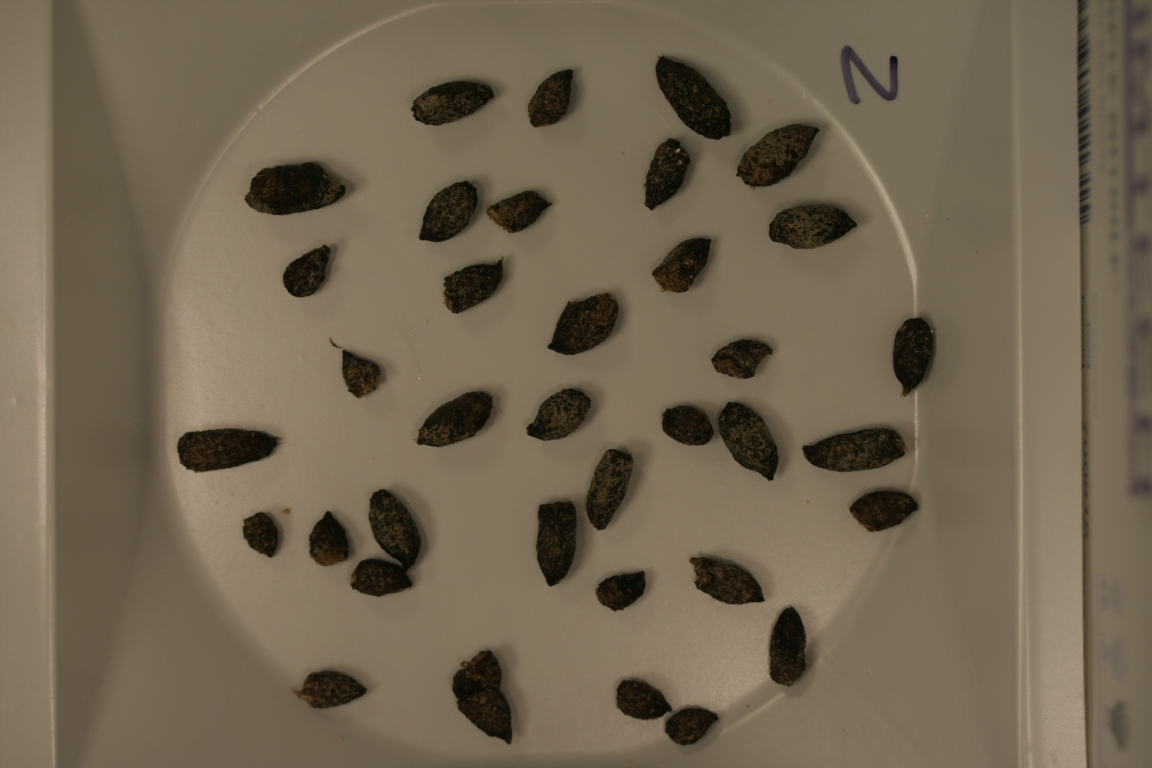
%> input picture Examples/Pellet/TestImages/_MG_0345.JPG, 3456 x 2304 px (shown at 1/3 size)
$ octave --eval "result = adaptNormaliseScaled(rgb2gray(imread('../Examples/Pellet/TestImages/_MG_0345.JPG')));"   (GNU Octave 9; MATLAB toolbox functions it lacks are replaced by stand-ins)
%> lines starting %> are read from the running program, lines starting %| are printed output that depends on the picture; in (x1, y1, x2, y2) boxes, pixels count from 0 and x2, y2 are one past the last pixel; in counts of white or black regions, pixels touching at a corner belong together; the program's own positions count from 1
### Filters/resize3.m
function imout = resize3(im,newsize,method)

if nargin<3 || isempty(method)
    method = 'nearest';
end

% resize a 3D image, using the method specified (nearest neighbour to begin
% with)

% make a grid of the output size, scale the positions up and interpolate.

sizin = size(im);

if isempty(im)
    imout = [];
    return
end

if numel(sizin)==2
    sizin = [sizin, 1];
end

if numel(newsize)==1
    newsize = [1,1,1]*newsize;
end
newsize(newsize<=1) = sizin(newsize<=1).*newsize(newsize<=1);

if numel(newsize)<3
    newsize = [newsize,1];
end

newsize = ceil(newsize);

% [x,y,z] = makegrid2(newsize);
x = 1:newsize(1);
y = 1:newsize(2);
z = 1:newsize(3);

% as long as we're not rotating, x y and z are independent

inx = (x-0.5)/newsize(1)*sizin(1) + 0.5;
iny = (y-0.5)/newsize(2)*sizin(2) + 0.5;
inz = (z-0.5)/newsize(3)*sizin(3) + 0.5;
% contains the coordinates of the new pixels in the old image
% these full arrays will be useful if we can avoid loops

switch lower(method)
    case 'nearest'
        inx(inx<0.5) = 1;
        inx(inx>sizin(1)) = sizin(1);

        iny(iny<0.5) = 1;
        iny(iny>sizin(2)) = sizin(2);

        inz(inz<0.5) = 1;
        inz(inz>sizin(3)) = sizin(3);

        imout = im(round(inx),round(iny),round(inz));

    case {'super','supersample','aa','antialias'}

        % only appropriate for downsizing images, or will approximate
        % nearest neighbour otherwise
        % might have to do this backwards, involving loops
%         error('Not completed yet!')

        % implement the code for 2x2x2, then generalise
        units = sizin./newsize;

        % cubic arrangement of subsampling, can rotate if we want.
        inxu = inx + 0.25*units(1);
        inxl = inx - 0.25*units(1);

        inyu = iny + 0.25*units(2);
        inyl = iny - 0.25*units(2);

        inzu = inz + 0.25*units(3);
        inzl = inz - 0.25*units(3);

        % if we're downsizing, these checks shouldn't be necessary
        inxu(inxu<0.5) = 1;
        inxu(inxu>sizin(1)) = sizin(1);

        inyu(inyu<0.5) = 1;
        inyu(inyu>sizin(2)) = sizin(2);

        inzu(inzu<0.5) = 1;
        inzu(inzu>sizin(3)) = sizin(3);

        inxl(inxl<0.5) = 1;
        inxl(inxl>sizin(1)) = sizin(1);

        inyl(inyl<0.5) = 1;
        inyl(inyl>sizin(2)) = sizin(2);

        inzl(inzl<0.5) = 1;
        inzl(inzl>sizin(3)) = sizin(3);

        inxl = round(inxl);
        inxu = round(inxu);
        inyl = round(inyl);
        inyu = round(inyu);
        inzl = round(inzl);
        inzu = round(inzu);

        imout = 0.125*(im(inxl,inyl,inzl) + ...
            im(inxl,inyl,inzu) + ...
            im(inxl,inyu,inzl) + ...
            im(inxl,inyu,inzu) + ...
            im(inxu,inyl,inzl) + ...
            im(inxu,inyl,inzu) + ...
            im(inxu,inyu,inzl) + ...
            im(inxu,inyu,inzu));
    case {'linear','trilinear'}
        % This would be better with a box filtering operation for the case
        % of downsizing.

        lowerx = floor(inx);
        upperx = ceil(inx);
        fracx = mod(inx,1);
        lowerx(lowerx<1) = 1;
        upperx(upperx>sizin(1)) = sizin(1);

        lowery = floor(iny);
        uppery = ceil(iny);
        fracy = mod(iny,1);
        lowery(lowery<1) = 1;
        uppery(uppery>sizin(2)) = sizin(2);

        lowerz = floor(inz);
        upperz = ceil(inz); %would lowerz+1 be quicker?
        fracz = mod(inz,1);
        lowerz(lowerz<1) = 1;
        upperz(upperz>sizin(3)) = sizin(3);

        [fx,fy,fz] = ndgrid(fracx,fracy,fracz);

        imout = im(lowerx,lowery,lowerz).*(1-fx).*(1-fy).*(1-fz) + ...
			im(upperx,lowery,lowerz).*(fx).*(1-fy).*(1-fz) + ...
			im(lowerx,uppery,lowerz).*(1-fx).*(fy).*(1-fz) + ...
			im(upperx,uppery,lowerz).*(fx).*(fy).*(1-fz) + ...
			im(lowerx,lowery,upperz).*(1-fx).*(1-fy).*(fz) + ...
			im(upperx,lowery,upperz).*(fx).*(1-fy).*(fz) + ...
			im(lowerx,uppery,upperz).*(1-fx).*(fy).*(fz) + ...
			im(upperx,uppery,upperz).*(fx).*(fy).*(fz);
    otherwise
        % This would be better with a box filtering operation for the case
        % of downsizing.
        boxsiz = sizin./newsize;
        % need to generate the kernel based on fractions of a pixel

        % will be slightly quicker to permute the image rather than
        % filtering in the second and third dimensions, like in gnfilt
        % or maybe do a gnfilt operation instead?
        if boxsiz(1)>1
            ss = odd(boxsiz(1),'down');
            endvals = (boxsiz(1)-ss)/2;
            kk = [endvals;ones(ss,1);endvals];
            im = imfilter(im,kk/sum(kk(:)),'same','replicate');
        end
        if boxsiz(2)>1
            ss = odd(boxsiz(2),'down');
            endvals = (boxsiz(2)-ss)/2;
            kk = [endvals;ones(ss,1);endvals]';
            im = imfilter(im,kk/sum(kk(:)),'same','replicate');
        end
        if boxsiz(3)>1
            ss = odd(boxsiz(3),'down');
            endvals = (boxsiz(3)-ss)/2;
            kk = permute([endvals;ones(ss,1);endvals],[3,2,1]);
            im = imfilter(im,kk/sum(kk(:)),'same','replicate');
        end


        lowerx = floor(inx);
        upperx = ceil(inx);
        fracx = mod(inx,1);
        lowerx(lowerx<1) = 1;
        upperx(upperx>sizin(1)) = sizin(1);

        lowery = floor(iny);
        uppery = ceil(iny);
        fracy = mod(iny,1);
        lowery(lowery<1) = 1;
        uppery(uppery>sizin(2)) = sizin(2);

        lowerz = floor(inz);
        upperz = ceil(inz); %would lowerz+1 be quicker?
        fracz = mod(inz,1);
        lowerz(lowerz<1) = 1;
        upperz(upperz>sizin(3)) = sizin(3);

        [fx,fy,fz] = ndgrid(fracx,fracy,fracz);

        imout = im(lowerx,lowery,lowerz).*(1-fx).*(1-fy).*(1-fz) + ...
			im(upperx,lowery,lowerz).*(fx).*(1-fy).*(1-fz) + ...
			im(lowerx,uppery,lowerz).*(1-fx).*(fy).*(1-fz) + ...
			im(upperx,uppery,lowerz).*(fx).*(fy).*(1-fz) + ...
			im(lowerx,lowery,upperz).*(1-fx).*(1-fy).*(fz) + ...
			im(upperx,lowery,upperz).*(fx).*(1-fy).*(fz) + ...
			im(lowerx,uppery,upperz).*(1-fx).*(fy).*(fz) + ...
			im(upperx,uppery,upperz).*(fx).*(fy).*(fz);

end

### Filters/diskElement.m
function d = diskElement(r,bin,siz)

% keep the inputs the same, but don't yet have a use for the bin input -
% perhaps average during resampling if this is not 1?
%
% otherwise, just get the distances measured from the centre.

if nargin<2 || isempty(bin)
    bin = 1;
end

if bin~=1
    error('not implemented yet..')
end

if isscalar(r)
    r = [1,1]*r;
end

if nargin<3 || isempty(siz)
    siz = 2*floor(r)+1;
end

if isscalar(siz)
    siz = [1,1]*siz;
end

midp = (siz+1)/2;

[x,y] = ndgrid(1:siz);

dmat = (((x-midp(1))/r(1)).^2 + ((y-midp(2))/r(2)).^2);

d = dmat<=1;

### Filters/adaptNormaliseScaled.m
function nim = adaptNormaliseScaled(im,nhsiz,minrange,scfact)

% currently only for use with 2D images..
% this provides such a massive speed-up it might be worth implementing in
% 3D!

imstd = nanstd(im(:));
%> imstd = 14.61

% for use on large images or with large neighbourhoods, where we can resize
% before the morphological operations.

if nargin<4 || isempty(scfact)
    scfact = 4;
end

if isscalar(scfact)
    scfact = [1,1]*scfact;
end

if nargin<3 || isempty(minrange)
    minrange = 0.1*imstd;
%> minrange = 1.46
end

if nargin<2 || isempty(nhsiz)
    nhsiz = 40;
end
if isscalar(nhsiz)
    nhsiz = [1,1]*nhsiz;
end

nhood = diskElement(nhsiz./scfact,1,ceil(2*max(nhsiz./scfact)-1));

% normalize the image by eroding and dilating to find the maximum and
% minimum values in the neighbourhood, limited by a minimum range as
% specified by the user, either absolutely or as a fraction of the image
% standard deviation.

if minrange<1 && imstd>1
    % most likely we've specified the minrange as a fraction of the image
    % std
    minrange = minrange*imstd;
end

% need to scale the image down taking the minimum and maximum as we go
imsiz = size(im);
temp = reshape(im,[scfact(1),imsiz(1)/scfact(1),scfact(2),imsiz(2)/scfact(2)]);
temp = permute(temp,[2,4,1,3]);
temp = reshape(temp,[imsiz(1)/scfact(1),imsiz(2)/scfact(2),scfact(1)*scfact(2)]);

minsc = min(temp,[],3);
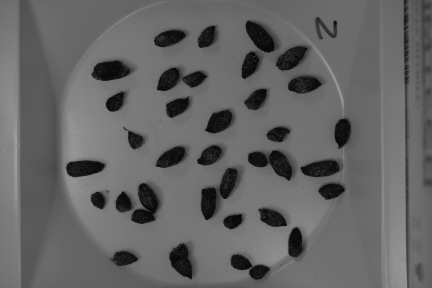
%> minsc: size 576x864 uint8 (shown at 1/2 size); min 3, max 164, mean 100.2
maxsc = max(temp,[],3);

minim = imerode(minsc,nhood);
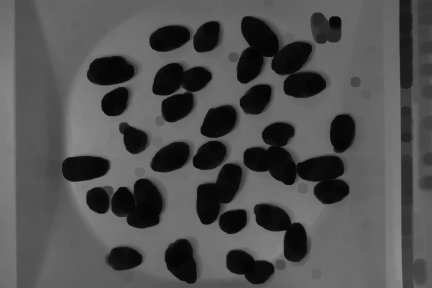
%> minim: size 576x864 uint8 (shown at 1/2 size); min 3, max 141, mean 80.6
maxim = imdilate(maxsc,nhood);
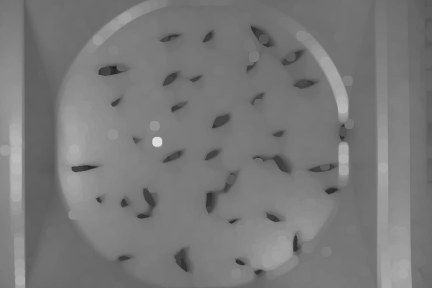
%> maxim: size 576x864 uint8 (shown at 1/2 size); min 31, max 221, mean 120.6

numim = im - resize3(minim,imsiz,'nearest');
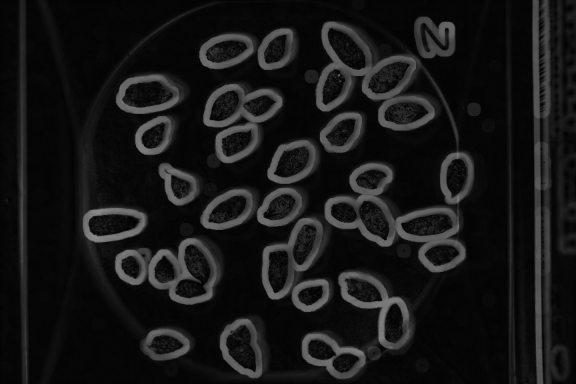
%> numim: size 2304x3456 uint8 (shown at 1/6 size); min 0, max 160, mean 22.2
denomim = max(minrange,maxim-minim);
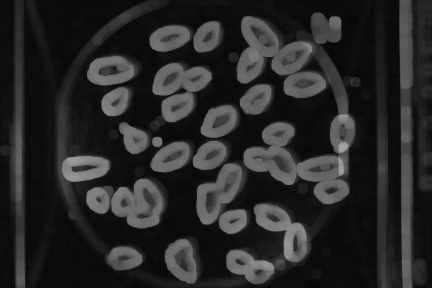
%> denomim: size 576x864 uint8 (shown at 1/2 size); min 7, max 168, mean 39.9

nim = numim./resize3(denomim,imsiz,'nearest');
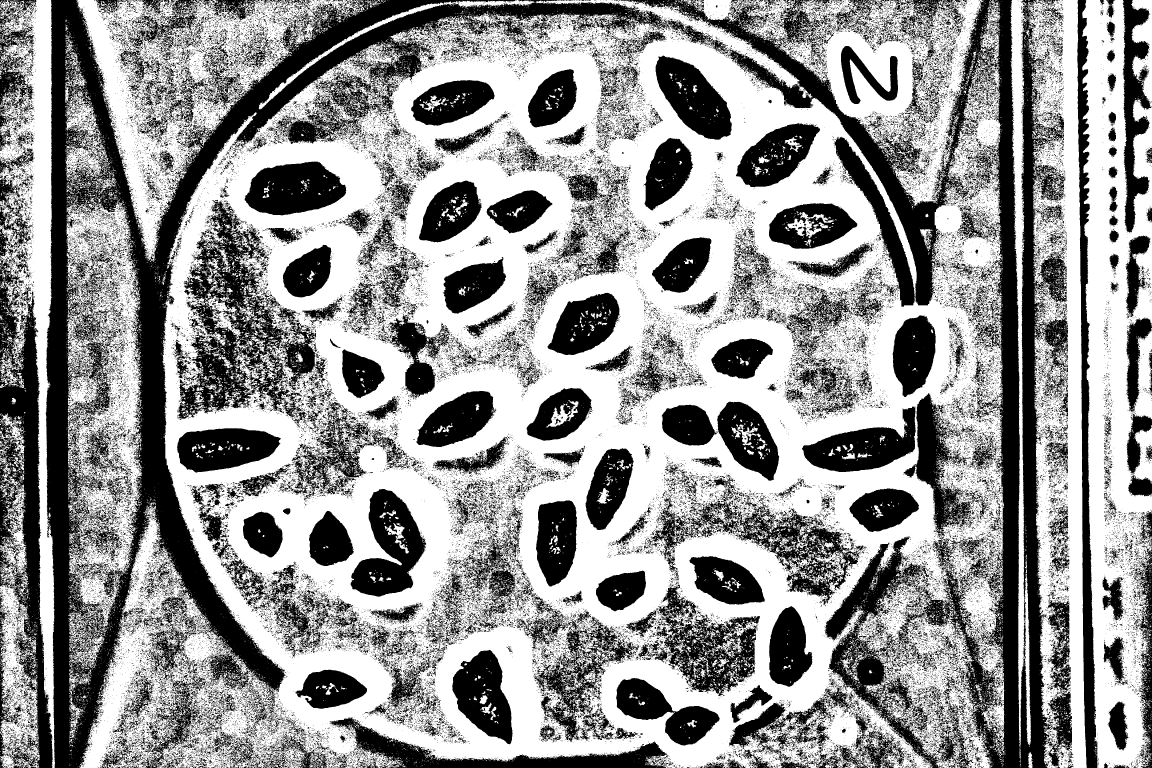
%> nim: size 2304x3456 uint8 (shown at 1/3 size); values 0 (black) and 1 (white), 58.7% white; 69350 black regions (64710 under 20 px), largest, box (x1, y1, x2, y2) and area: (137, 0, 2187, 2304) 560621, (1862, 0, 3216, 2304) 491945, (532, 599, 978, 1256) 98700

$ run again, on Examples/Pellet/TestImages/_MG_0347.JPG
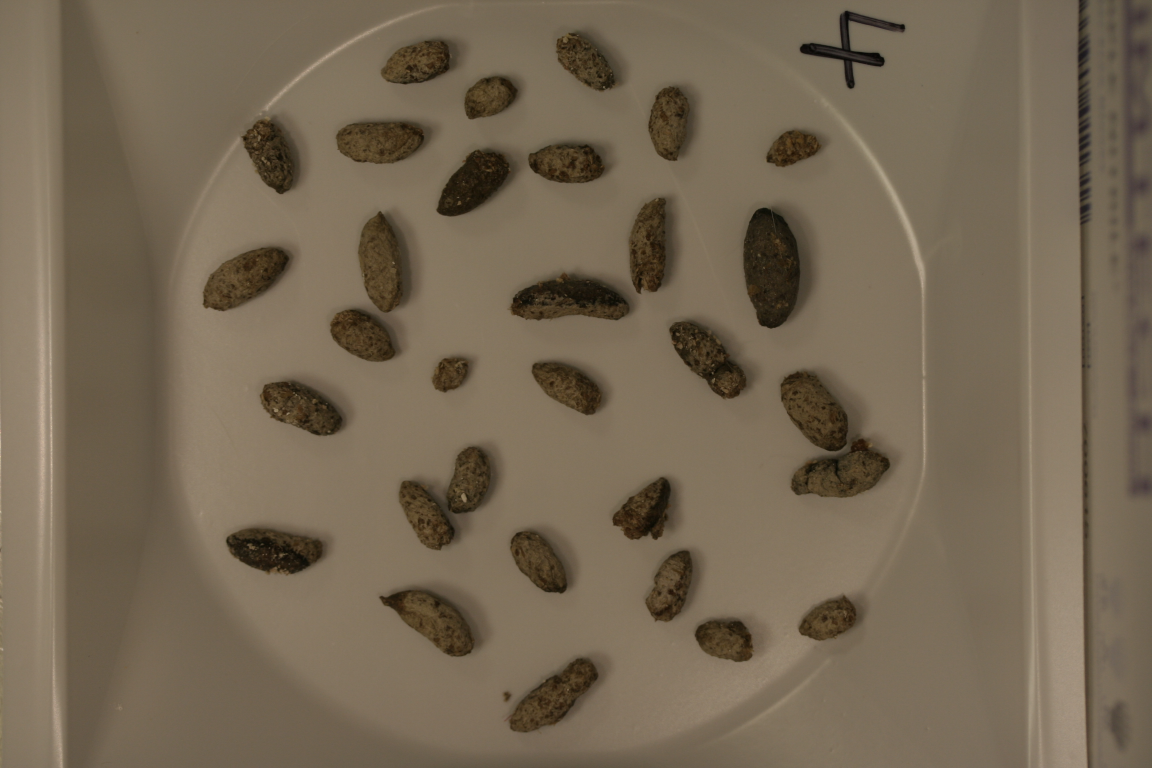
%> input picture Examples/Pellet/TestImages/_MG_0347.JPG, 3456 x 2304 px (shown at 1/3 size)
%> imstd = 11.82
%> minrange = 1.18
%> in adaptNormaliseScaled, `denomim = max(minrange,maxim-minim);`:
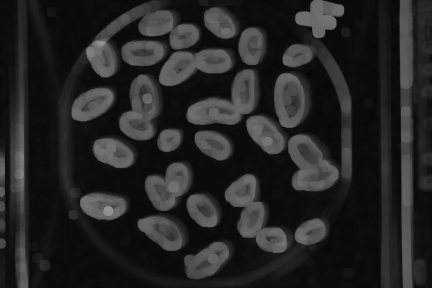
%> denomim: size 576x864 uint8 (shown at 1/2 size); min 7, max 149, mean 36.7
%> in adaptNormaliseScaled, `nim = numim./resize3(denomim,imsiz,'nearest');`:
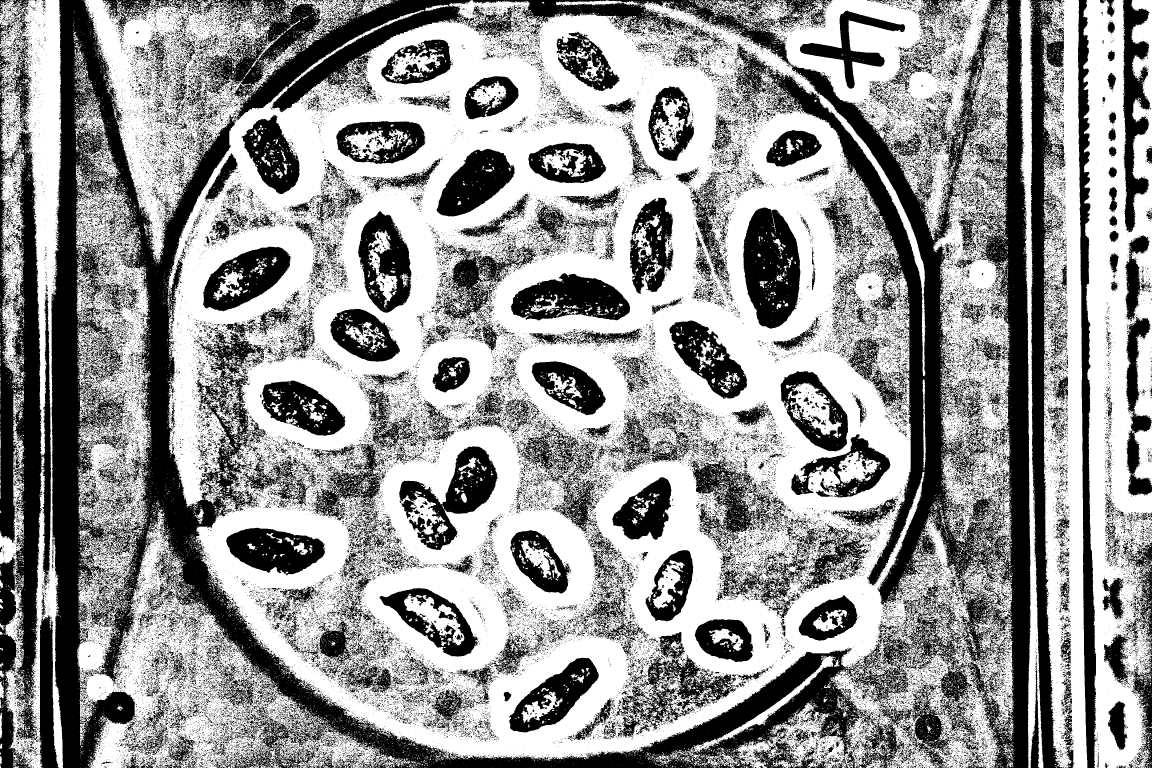
%> nim: size 2304x3456 uint8 (shown at 1/3 size); values 0 (black) and 1 (white), 59.4% white; 71251 black regions (66339 under 20 px), largest, box (x1, y1, x2, y2) and area: (154, 0, 3093, 2304) 1104808, (0, 328, 154, 2304) 152628, (595, 0, 1560, 360) 114093

$ run again, on Examples/Pellet/TestImages/_MG_0368.JPG
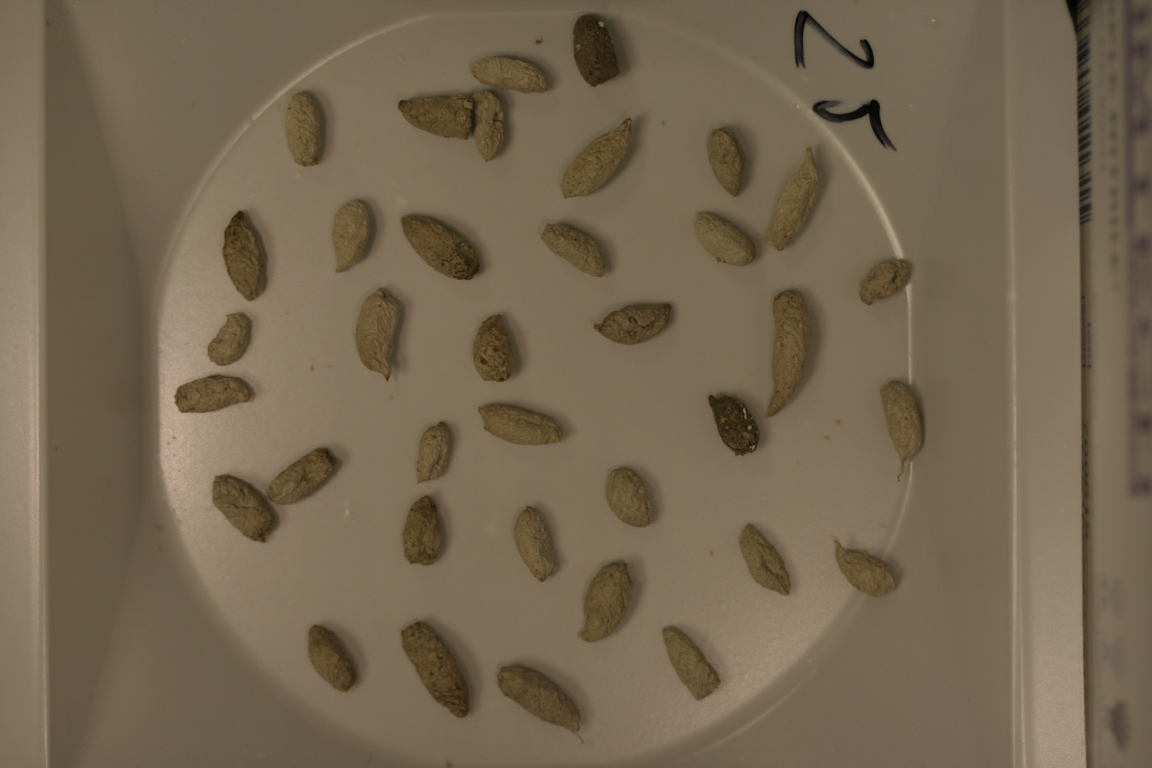
%> input picture Examples/Pellet/TestImages/_MG_0368.JPG, 3456 x 2304 px (shown at 1/3 size)
%> imstd = 11.77
%> minrange = 1.18
%> in adaptNormaliseScaled, `denomim = max(minrange,maxim-minim);`:
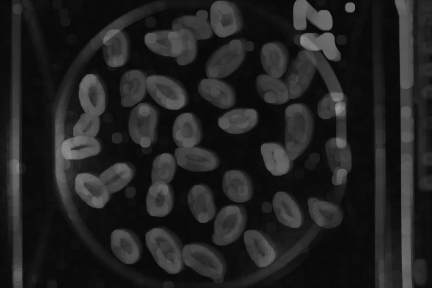
%> denomim: size 576x864 uint8 (shown at 1/2 size); min 7, max 154, mean 33.2
%> in adaptNormaliseScaled, `nim = numim./resize3(denomim,imsiz,'nearest');`:
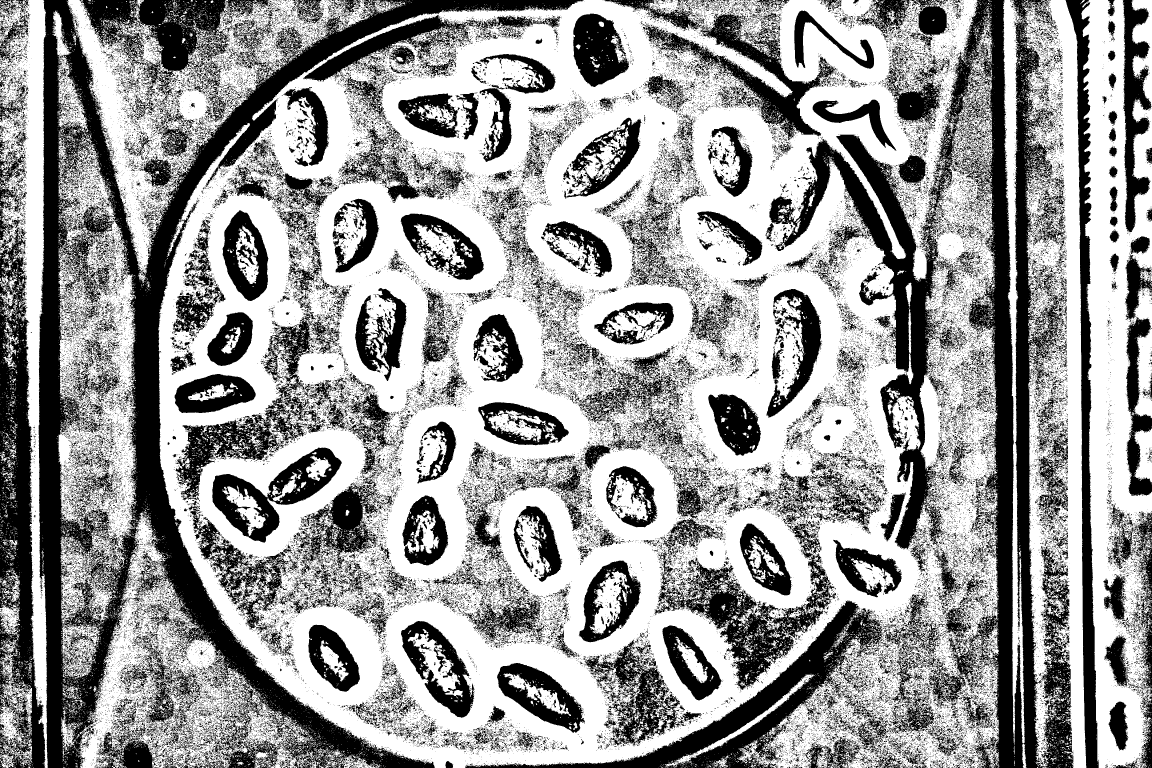
%> nim: size 2304x3456 uint8 (shown at 1/3 size); values 0 (black) and 1 (white), 60.7% white; 70690 black regions (65660 under 20 px), largest, box (x1, y1, x2, y2) and area: (116, 0, 1749, 2304) 511476, (2308, 0, 3220, 2304) 433972, (0, 658, 136, 2304) 111340
